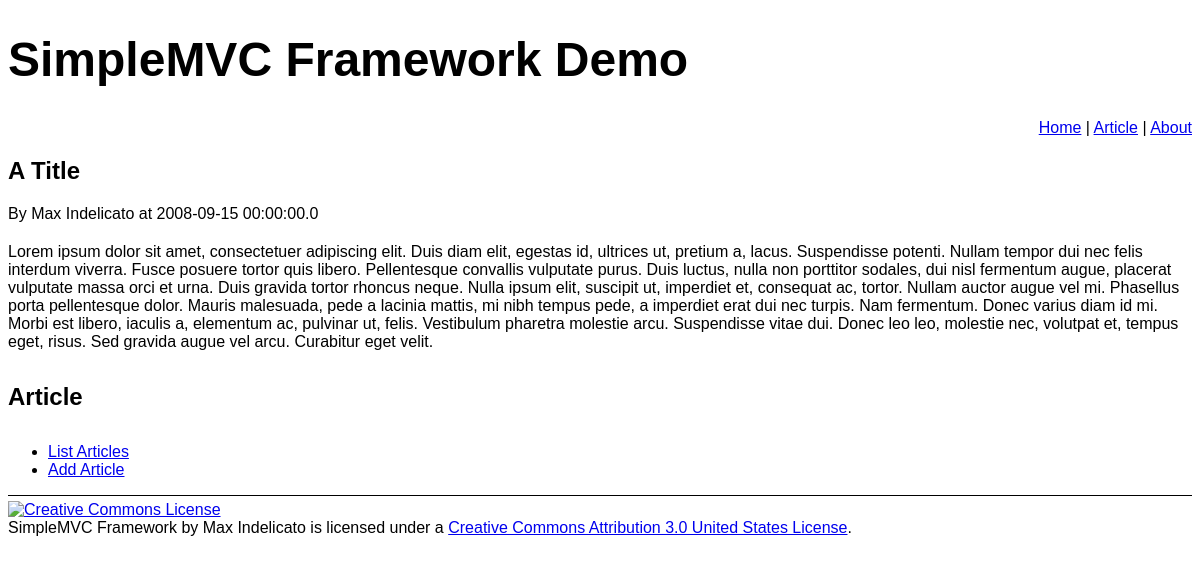
Page /article/view/2f3b4ae4-d56f-4906-8325-519f6a230978 on the committed database.
### tables this page shows
CREATE TABLE `articles` (
  `article_id` varchar(36) NOT NULL DEFAULT '',
  `author` varchar(100) NOT NULL,
  `title` varchar(250) NOT NULL,
  `body` text NOT NULL,
  `created_on` datetime NOT NULL,
  `created_on_ms` smallint(6) NOT NULL,
  PRIMARY KEY (`article_id`)
);

### lib/simplemvcwf/controller_base.php (called while the page is built, shortened)
<?php
abstract class ControllerBase {
    protected function renderWithTemplate($view, $template) {
        $templatePath = './' . 'view' . DIRECTORY_SEPARATOR . '_template' . DIRECTORY_SEPARATOR . $template . '.php';
        include_once ($templatePath);
    }
}
?>

### controller/article_controller.php (called while the page is built, shortened)
<?php
require_once './lib/simplemvcwf/controller_base.php';
class ArticleController Extends ControllerBase {
    function view($actionValues) {
        $this->viewData['article'] = ArticleModel::create()->selectArticleByArticleId($actionValues[0]);
        $this->renderWithTemplate('article/view', 'subpage_base_template');
    }
}
?>

### index.php (called while the page is built, shortened)
<?php
require_once './lib/simplemvcwf/router.php';
require_once './controller/article_controller.php';
$router = new Router();
$router->registerRoute(new Route('about/index', 'about', 'index'));
$router->registerRoute(new Route('about', 'about', 'index'));
$router->registerRoute(new Route('article/index', 'article', 'index'));
$router->registerRoute(new Route('article/view', 'article', 'view'));
$router->registerRoute(new Route('article/addsubmit', 'article', 'addsubmit'));
$router->registerRoute(new Route('article/add', 'article', 'add'));
$router->registerRoute(new Route('article', 'article', 'index'));
$router->registerRoute(new Route('home/index', 'home', 'index'));
$router->registerRoute(new Route('home', 'home', 'index'));
$router->registerRoute(new Route('', 'home', 'index'));
$router->callControllerAction();
?>

### lib/simplemvcwf/model_base.php (called while the page is built, shortened)
<?php
class ModelBase {
    protected function query($sql) {
        global $dbconfig_host;
        global $dbconfig_database;
        global $dbconfig_username;
        global $dbconfig_password;
        try {
            $conn = new PDO('mysql:host=' . $dbconfig_host . ';dbname=' . $dbconfig_database, $dbconfig_username, $dbconfig_password);
            $conn->setAttribute(PDO::ATTR_ERRMODE, PDO::ERRMODE_EXCEPTION);
            $stmt = $conn->query($sql);
            $result = array();
            $i = 0;
            while ($row = $stmt->fetch(PDO::FETCH_OBJ)) {
                $result[$i] = $row;
                $i++;
            }
        }
        catch(PDOException $e)
        {
            echo $e->getMessage();
        }
        return $result;
    }
    protected function queryFirst($sql) {
        $result = $this->query($sql);
        return $result[0];
    }
}
?>

### model/article_model.php (called while the page is built, shortened)
<?php
require_once './lib/simplemvcwf/model_base.php';
class ArticleModel extends ModelBase {
    public function selectArticleByArticleId($articleId) {
        $sql = "SELECT *"
                . "FROM articles "
                . "WHERE article_id = '" . $articleId. "' "
                . "LIMIT 1;";
        return parent::queryFirst($sql);
    }
}
?>

### view/article/view.php (the view)
<div class="pageContainer">
    <h2><?php echo $article->title; ?></h2>
    <p>By <?php echo $article->author; ?> at <?php echo $article->created_on; ?>.<?php echo $article->created_on_ms; ?></p>
    <p><?php echo $article->body; ?></p>
</div>

### static/css/global.css (style rules this page uses)
body { font-family: Arial, sans-serif; }
h2 { font-size: 2.5.0em; }
p { margin-bottom: 20px; }
.pageContainer { margin: 20px 0 20px 0; }

### rows in the picture
articles: title "A Title", author "Max Indelicato", created_on "2008-09-15 00:00:00", created_on_ms "0", body "Lorem ipsum dolor sit amet, consectetuer adipiscing elit. Duis diam elit, egestas id, ultrices ut, pretium a, lacus. Suspendisse potenti. Nullam tempor dui nec felis interdum viverra. Fusce posuere tortor quis libero. Pellentesque convallis vulputate purus. Duis luctus, nulla non porttitor sodales, dui nisl fermentum augue, placerat vulputate massa orci et urna. Duis gravida tortor rhoncus neque. Nulla ipsum elit, suscipit ut, imperdiet et, consequat ac, tortor. Nullam auctor augue vel mi. Phasellus porta pellentesque dolor. Mauris malesuada, pede a lacinia mattis, mi nibh tempus pede, a imperdiet erat dui nec turpis. Nam fermentum. Donec varius diam id mi. Morbi est libero, iaculis a,…"
